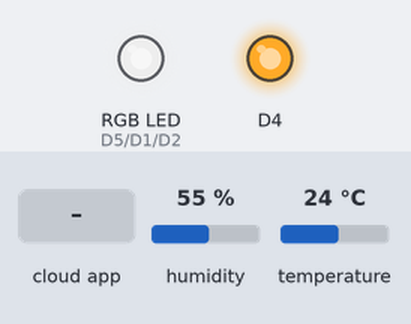
Recording of a sketch running on a simulated ESP8266 (NodeMCU). Parts: an RGB LED mixed from three pins (HIGH = lit), output pins drawn as LEDs (lit = HIGH). The inputs (shaded band) are chosen by the test bench; at power-on: humidity 55 %, temperature 24 °C. Dim RGB values are drawn brighter than linear.

Above: at 3.2 s.
3.3 s: the phone or cloud app sets B to 0
At 3.6 s:
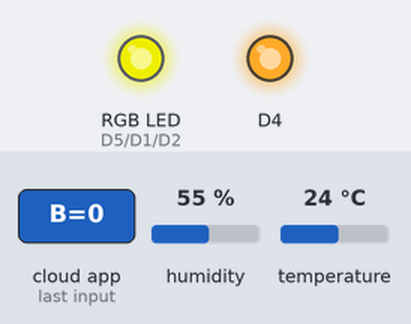
4.8 s: the phone or cloud app sets G to 0
At 5.9 s:
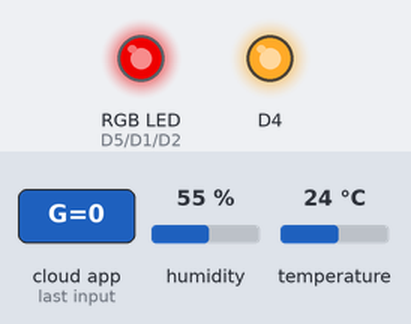
6.3 s: the phone or cloud app sets R to 0
At 7.1 s:
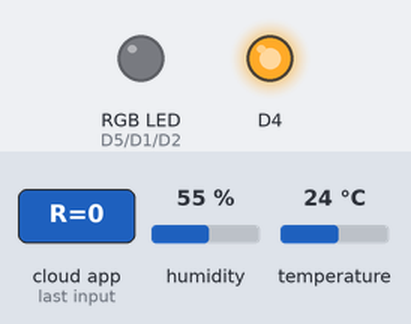
7.8 s: the phone or cloud app sets B to 1
At 8.2 s:
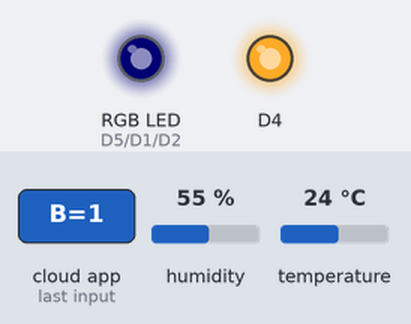
9.3 s: the phone or cloud app sets led02 to 1
At 10.5 s:
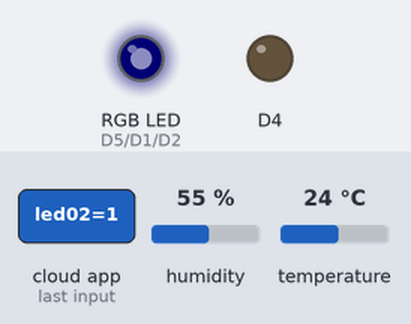
10.8 s: the phone or cloud app sets G to 1
At 11.7 s:
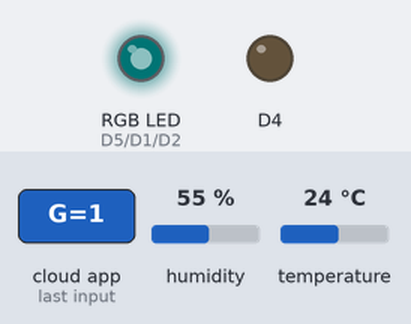
Timing chart, 0 to 13.3 s (numbered marks = the images above; inputs shaded):
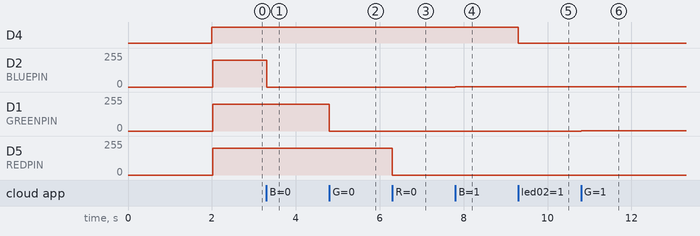

The sketch:

New_Text_Document__2_.ino
```cpp
#include"DHT.h"
#include<ESP8266WiFi.h>
#include<ThingerESP8266.h>
#define ssid "BABAK"
#define pass_ssid "YOUR PASSWORD"
#define USERNAME "YOUR USERNAME "
#define DEVICE_ID "DEVICE_ID IN WEBSITE"
#define DEVICE_CREDENTIAL "DEVICE CREDENTIAL IN WEBSITE"
#define DHT_PIN D3
#define DHT_TYPE DHT11
#define REDPIN D5
#define GREENPIN D1
#define BLUEPIN D2
ThingerESP8266 thing(USERNAME, DEVICE_ID, DEVICE_CREDENTIAL);
DHT dht(DHT_PIN,DHT_TYPE);
int localHum  =0;
int localTemp =0;
int thingtemp =0;
int thinghum  =0;
int R=200;
int G=200;
int B=200;
void setup() {
  delay(2000);
  //Serial.begin(115200);
  WiFi.disconnect();
  thing.add_wifi(ssid,pass_ssid);
  pinMode(D5,OUTPUT);
  pinMode(D1,OUTPUT);
  pinMode(D2,OUTPUT);
  pinMode(2,OUTPUT);
  digitalWrite(2,HIGH);
  //leds on bord test
  thing["led02"]<<invertedDigitalPin(2);
  //sensors...
  thing["Temperature"]>>outputValue(localTemp);
  thing["Humidity"]>>outputValue(localHum);
  //Control Lights
  thing["R"]<<inputValue(R);
  thing["G"]<<inputValue(G);
  thing["B"]<<inputValue(B);
}

void loop() {
  getDHT();
  getLIT();
  thing.handle();

}
void getDHT(){

 thingtemp = localTemp;
 thinghum  = localHum;
 localTemp = dht.readTemperature();
 localHum =  dht.readHumidity();
  if(isnan(localHum) || isnan(localTemp)){
    localTemp=thingtemp;
    localHum=thinghum;
    return;

  }
  if(localTemp>99 || localHum>99){
    localTemp=thingtemp;
    localHum=thinghum;
    return;

  }
}

void getLIT(){
     analogWrite(REDPIN,R);
     analogWrite(GREENPIN,G);
     analogWrite(BLUEPIN,B);
     delay(2);
    }
```

Measured:
- after the input at 3.3 s, D2 (BLUEPIN): 200/255 → 0/255 at once
- after the input at 4.8 s, D1 (GREENPIN): 200/255 → 0/255 at once
- after the input at 6.3 s, D5 (REDPIN): 200/255 → 0/255 at once
- after the input at 7.8 s, D2 (BLUEPIN): 0/255 → 1/255 at once
- after the input at 9.3 s, D4: HIGH → LOW at once
- after the input at 10.8 s, D1 (GREENPIN): 0/255 → 1/255 at once
